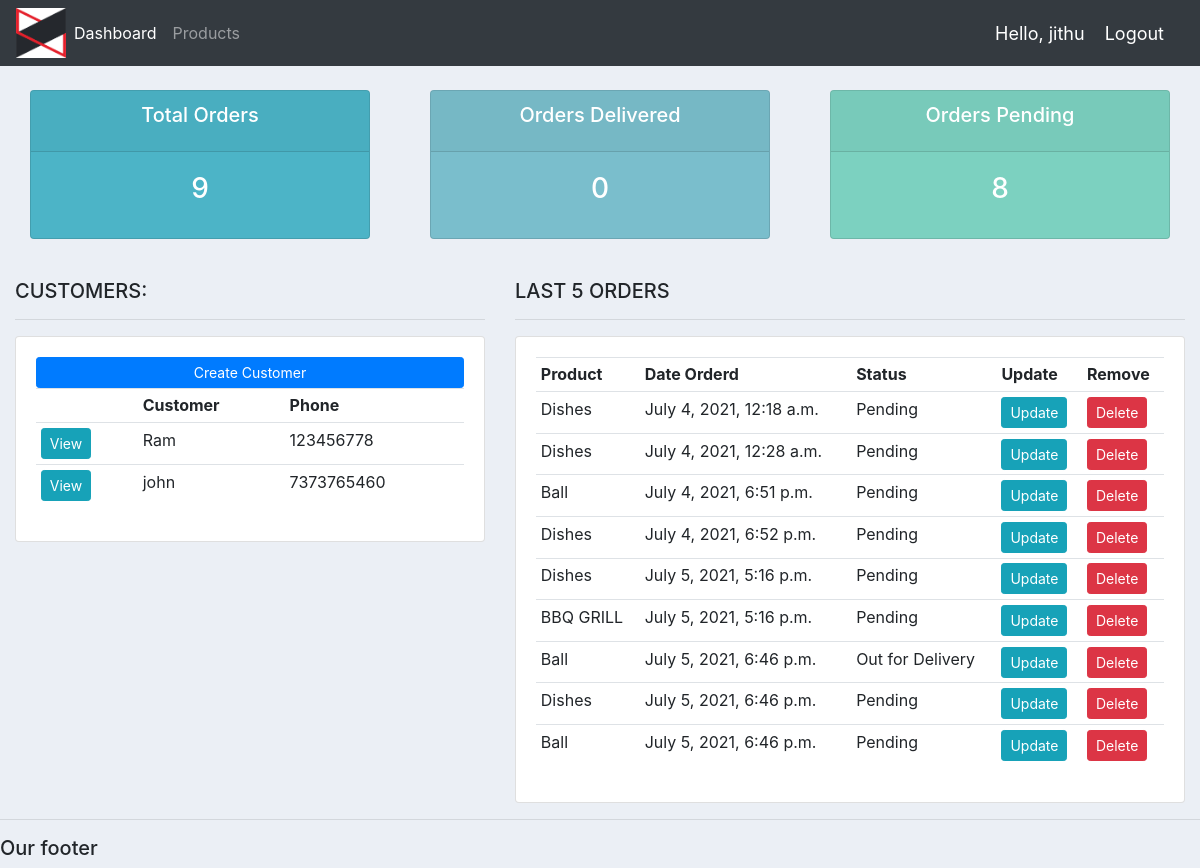
The app's page / (signed in) with its own data.
### accounts/models.py (models this page shows, shortened)
class Customer(models.Model):
	name = models.CharField(max_length=200, null=True)
	phone = models.CharField(max_length=200, null=True)
	email = models.CharField(max_length=200, null=True)
	date_created = models.DateTimeField(auto_now_add=True, null=True)

class Order(models.Model):
	STATUS = (
			('Pending', 'Pending'),
			('Out for delivery', 'Out for delivery'),
			('Delivered', 'Delivered'),
			)
	customer = models.ForeignKey(Customer, null=True, on_delete= models.SET_NULL)
	product = models.ForeignKey(Product, null=True, on_delete= models.SET_NULL)
	date_created = models.DateTimeField(auto_now_add=True, null=True)
	status = models.CharField(max_length=200, null=True, choices=STATUS)
	note = models.CharField(max_length=1000, null=True)

class Product(models.Model):
	CATEGORY = (
			('Indoor', 'Indoor'),
			('Out Door', 'Out Door'),
			)
	name = models.CharField(max_length=200, null=True)
	price = models.FloatField(null=True)
	category = models.CharField(max_length=200, null=True, choices=CATEGORY)
	description = models.CharField(max_length=200, null=True, blank=True)
	date_created = models.DateTimeField(auto_now_add=True, null=True)
	tags = models.ManyToManyField(Tag)
	def __str__(self):
		return self.name

### accounts/decorators.py (the view)
    def wrapper_function(request, *args, **kwargs):
        group = None
        if request.user.groups.exists():
            group = request.user.groups.all()[0].name
        if group == 'customer':
            return redirect('user-page')
        if group == 'admin':
            return view_func(request, *args, **kwargs)

### accounts/views.py (called while the page is built)
@login_required(login_url='login')
@admin_only
def home(request):
	orders = Order.objects.all()
	customers = Customer.objects.all()
	total_customers = customers.count()
	total_orders = orders.count()
	delivered = orders.filter(status='Delivered').count()
	pending = orders.filter(status='Pending').count()
	context = {'orders':orders, 'customers':customers,
	'total_orders':total_orders,'delivered':delivered,
	'pending':pending }
	return render(request, 'accounts/dashboard.html', context)

### accounts/templates/accounts/dashboard.html
{%  extends 'accounts/main.html' %}
{% block content %}
{%  include 'accounts/status.html' %}
<br>
<div class="row">
	<div class="col-md-5">
		<h5>CUSTOMERS:</h5>
		<hr>
		<div class="card card-body">
			<a class="btn btn-primary  btn-sm btn-block" href="">Create Customer</a>
			<table class="table table-sm">
				<tr>
					<th></th>
					<th>Customer</th>
					<th>Phone</th>
				</tr>
				{% for customer in customers %}
					<tr>
						<td><a class="btn btn-sm btn-info" href="{% url 'customer' customer.id %}">View</a></td>
						<td>{{customer.name}}</td>
						<td>{{customer.phone}}</td>
					</tr>
				{% endfor %}
			</table>
		</div>
	</div>
	<div class="col-md-7">
		<h5>LAST 5 ORDERS</h5>
		<hr>
		<div class="card card-body">
			<table class="table table-sm">
				<tr>
					<th>Product</th>
					<th>Date Orderd</th>
					<th>Status</th>
					<th>Update</th>
					<th>Remove</th>
				</tr>
				{% for order in orders %}
					<tr>
						<td>{{order.product}}</td>
						<td>{{order.date_created}}</td>
						<td>{{order.status}}</td>
						<td><a class="btn btn-sm btn-info" href="{% url 'update_order' order.id %}">Update</a></td>
						<td><a class="btn btn-sm btn-danger" href="{% url 'delete_order' order.id %}">Delete</a></td>
					</tr>
				{% endfor %}
			</table>
		</div>
	</div>
</div>
{% endblock %}

### accounts/templates/accounts/main.html (shortened to what this page needs)
{% load static %}
<!DOCTYPE html>
<html>
<head>
	<link rel="stylesheet" href="https://stackpath.bootstrapcdn.com/bootstrap/4.3.1/css/bootstrap.min.css">
	<link rel="stylesheet" type="text/css" href="{% static '/css/main.css' %}">
</head>
<body>
	{%  include 'accounts/navbar.html' %}
	<div class="container-fluid">
	{% block content %}
	{% endblock %}
    </div>
	<hr>
	<h5>Our footer</h5>
</body>
</html>

### accounts/templates/accounts/navbar.html (shortened to what this page needs)
{% load static %}
<nav class="navbar navbar-expand-lg navbar-dark bg-dark">
 <img src="{% static 'images/logo.png' %}" height="50px" width="50px">
  <div class="collapse navbar-collapse" id="navbarNav">
    <ul class="navbar-nav">
        {% if request.user.is_staff %}
      <li class="nav-item active">
        <a class="nav-link" href="{% url 'home' %}">Dashboard</a>
      </li>
      <li class="nav-item">
        <a class="nav-link" href="{% url 'products' %}">Products</a>
      </li>
        {% endif %}
    </ul>
  </div>
  <span class="hello-msg">Hello, {{request.user}}</span>
  <span ><a  class="hello-msg" href="{% url 'logout' %}">Logout</a></span>
</nav>

### accounts/templates/accounts/status.html
<br>
<div class="row">
	<div class="col">
		<div class="col-md">
			<div class="card text-center text-white  mb-3" id="total-orders">
			  	<div class="card-header">
			  		<h5 class="card-title">Total Orders</h5>
			  	</div>
			  	<div class="card-body">
			    	<h3 class="card-title">{{total_orders}}</h3>
			  	</div>
			</div>
		</div>
	</div>
	<div class="col">
		<div class="col-md">
			<div class="card text-center text-white  mb-3" id="orders-delivered">
			  	<div class="card-header">
			  		<h5 class="card-title">Orders Delivered</h5>
			  	</div>
			  	<div class="card-body">
			    	<h3 class="card-title">{{delivered}}</h3>
			  	</div>
			</div>
		</div>
	</div>
	<div class="col">
		<div class="col-md">
			<div class="card text-center text-white  mb-3" id="orders-pending">
			  	<div class="card-header">
			  		<h5 class="card-title">Orders Pending</h5>
			  	</div>
			  	<div class="card-body">
			    	<h3 class="card-title">{{pending}}</h3>
			  	</div>
			</div>
		</div>
	</div>
</div>

### static/css/main.css (style rules this page uses)
body { background-color: #ebeff5; }
#total-orders { background-color: #4cb4c7; }
#orders-delivered { background-color: #7abecc; }
#orders-pending { background-color: #7CD1C0; }

### accounts/templates/accounts/navbar.html (style rules this page uses)
.hello-msg { font-size: 18px; color: #fff; margin-right: 20px; }

### records on screen
Customer: name "Ram", phone "123456778"
Customer: name "john", phone "7373765460"
Order: product "Dishes", date_created "July 4, 2021, 12:18 a.m.", status "Pending"
Order: product "Dishes", date_created "July 4, 2021, 12:28 a.m.", status "Pending"
Order: product "Ball", date_created "July 4, 2021, 6:51 p.m.", status "Pending"
Order: product "Dishes", date_created "July 4, 2021, 6:52 p.m.", status "Pending"
Order: product "Dishes", date_created "July 5, 2021, 5:16 p.m.", status "Pending"
Order: product "BBQ GRILL", date_created "July 5, 2021, 5:16 p.m.", status "Pending"
Order: product "Ball", date_created "July 5, 2021, 6:46 p.m.", status "Out for Delivery"
Order: product "Dishes", date_created "July 5, 2021, 6:46 p.m.", status "Pending"
Order: product "Ball", date_created "July 5, 2021, 6:46 p.m.", status "Pending"

### other values on screen
{{ request.user }} "jithu"
{{ total_orders }} "9"
{{ delivered }} "0"
{{ pending }} "8"
